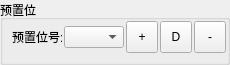
              <widget class="QGroupBox" name="groupBox_7">
               <property name="minimumSize">
                <size>
                 <width>230</width>
                 <height>65</height>
                </size>
               </property>
               <property name="maximumSize">
                <size>
                 <width>230</width>
                 <height>65</height>
                </size>
               </property>
               <property name="title">
                <string>预置位</string>
               </property>
               <widget class="QWidget" name="layoutWidget">
                <property name="geometry">
                 <rect>
                  <x>10</x>
                  <y>20</y>
                  <width>221</width>
                  <height>34</height>
                 </rect>
                </property>
                <layout class="QHBoxLayout" name="horizontalLayout_11">
                 <property name="spacing">
                  <number>0</number>
                 </property>
                 <item>
                  <widget class="QLabel" name="label_7">
                   <property name="minimumSize">
                    <size>
                     <width>50</width>
                     <height>0</height>
                    </size>
                   </property>
                   <property name="maximumSize">
                    <size>
                     <width>50</width>
                     <height>16777215</height>
                    </size>
                   </property>
                   <property name="text">
                    <string>预置位号:</string>
                   </property>
                  </widget>
                 </item>
                 <item>
                  <widget class="QComboBox" name="comboBox">
                   <property name="minimumSize">
                    <size>
                     <width>60</width>
                     <height>0</height>
                    </size>
                   </property>
                   <property name="maximumSize">
                    <size>
                     <width>60</width>
                     <height>16777215</height>
                    </size>
                   </property>
                   <property name="currentIndex">
                    <number>-1</number>
                   </property>
                  </widget>
                 </item>
                 <item>
                  <widget class="QToolButton" name="toolButton_13">
                   <property name="minimumSize">
                    <size>
                     <width>32</width>
                     <height>32</height>
                    </size>
                   </property>
                   <property name="maximumSize">
                    <size>
                     <width>32</width>
                     <height>32</height>
                    </size>
                   </property>
                   <property name="text">
                    <string>+</string>
                   </property>
                   <property name="iconSize">
                    <size>
                     <width>32</width>
                     <height>32</height>
                    </size>
                   </property>
                  </widget>
                 </item>
                 <item>
                  <widget class="QToolButton" name="toolButton_14">
                   <property name="minimumSize">
                    <size>
                     <width>32</width>
                     <height>32</height>
                    </size>
                   </property>
                   <property name="maximumSize">
                    <size>
                     <width>32</width>
                     <height>32</height>
                    </size>
                   </property>
                   <property name="text">
                    <string>D</string>
                   </property>
                   <property name="iconSize">
                    <size>
                     <width>32</width>
                     <height>32</height>
                    </size>
                   </property>
                  </widget>
                 </item>
                 <item>
                  <widget class="QToolButton" name="toolButton_15">
                   <property name="minimumSize">
                    <size>
                     <width>32</width>
                     <height>32</height>
                    </size>
                   </property>
                   <property name="maximumSize">
                    <size>
                     <width>32</width>
                     <height>32</height>
                    </size>
                   </property>
                   <property name="text">
                    <string>-</string>
                   </property>
                   <property name="iconSize">
                    <size>
                     <width>32</width>
                     <height>32</height>
                    </size>
                   </property>
                  </widget>
                 </item>
                </layout>
               </widget>
              </widget>
